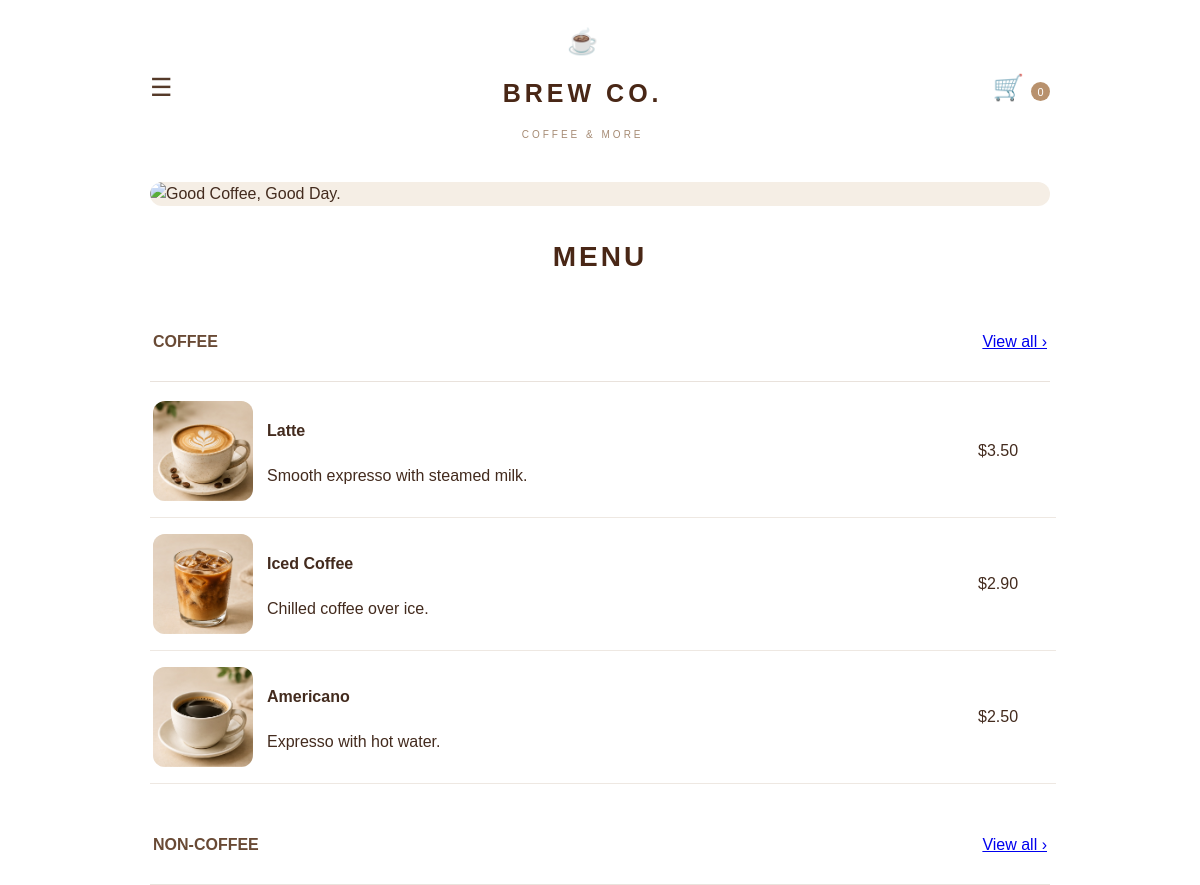
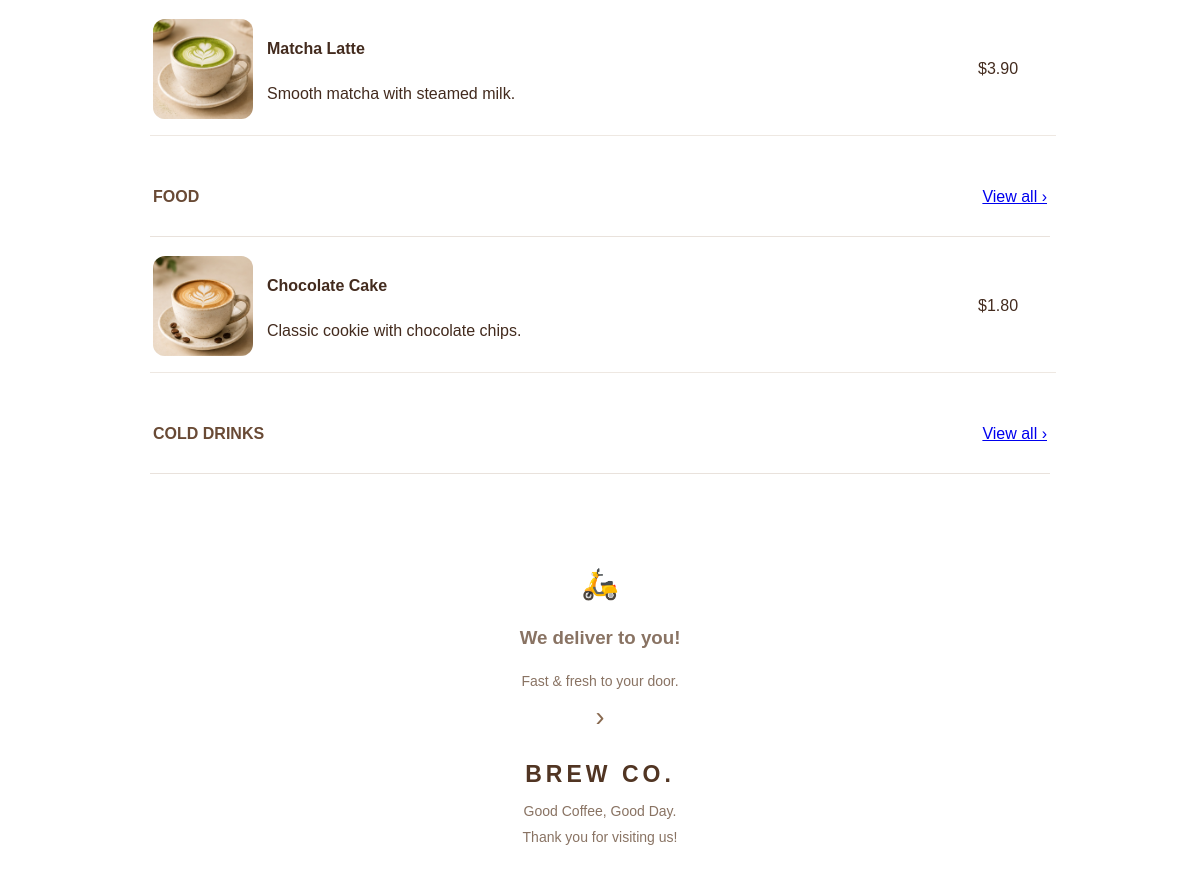
The page / on the database its author committed (2 pictures, top to bottom).
### tables this page shows
CREATE TABLE `categories` (
  `id` int(11) NOT NULL,
  `name` varchar(100) NOT NULL,
  `icon` varchar(50) DEFAULT 'fa-mug-hot',
  `status` tinyint(1) DEFAULT 1,
  `created_at` timestamp NOT NULL DEFAULT current_timestamp()
);

CREATE TABLE `menu_items` (
  `id` int(11) NOT NULL,
  `category_id` int(11) NOT NULL,
  `name` varchar(150) NOT NULL,
  `description` text DEFAULT NULL,
  `price` decimal(10,2) NOT NULL,
  `image` varchar(255) DEFAULT NULL,
  `status` tinyint(1) DEFAULT 1,
  `created_at` timestamp NOT NULL DEFAULT current_timestamp()
);

### index.php (the view, shortened to what this page needs)
<?php
require_once "admin/db.php";
function getProductImage($item) {
    $name = strtolower(trim($item["name"] ?? ""));
    $images = [
        "latte" => "latte.jpg",
        "cappuccino" => "coffee.jpg",
        "iced coffee" => "iced-coffee.jpg",
        "americano" => "americano.jpg",
        "matcha latte" => "matcha.jpg",
        "chocolate cake" => "cake.jpg",
        "chocolate cookie" => "cake.jpg"
    ];
    return "images/" . ($images[$name] ?? "coffee.jpg");
}
function getCategoryName($category) {
    foreach (["name", "category_name", "title"] as $field) {
        if (!empty($category[$field])) {
            return $category[$field];
        }
    }
    return "MENU";
}
$categories = [];
$result = $conn->query("SELECT * FROM categories");
if ($result) {
    while ($row = $result->fetch_assoc()) {
        $categories[] = $row;
    }
}
function getItemsForCategory($conn, $categoryId) {
    $items = [];
    $stmt = $conn->prepare(
        "SELECT * FROM menu_items WHERE category_id = ?"
    );
    if ($stmt) {
        $stmt->bind_param("i", $categoryId);
        $stmt->execute();
        $result = $stmt->get_result();
        while ($row = $result->fetch_assoc()) {
            $items[] = $row;
        }
    }
    return $items;
}
?>
<!DOCTYPE html>
<html lang="en">
<head>
    <link rel="stylesheet" href="style.css">
</head>
<body>
<header class="site-header">
    <div class="header-icon">☰</div>
    <div class="logo">
        <div class="logo-cup">☕</div>
        <h1>BREW CO.</h1>
        <p>COFFEE &amp; MORE</p>
    </div>
    <div class="header-icon cart-icon">🛒 <span>0</span></div>
</header>
<section class="hero">
    <img src="images/banner.png"
         alt="Good Coffee, Good Day."
         class="hero-img">
</section>
<main class="menu-container">
    <h2 class="menu-title">MENU</h2>
    <?php foreach ($categories as $category): ?>
        <?php
        $categoryId = (int)($category["id"] ?? 0);
        $categoryName = getCategoryName($category);
        $items = getItemsForCategory($conn, $categoryId);
        ?>
        <section class="menu-section" id="menu-<?php echo $categoryId; ?>">
            <div class="category-heading">
                <h3><?php echo htmlspecialchars(strtoupper($categoryName)); ?></h3>
                <a href="#menu-<?php echo $categoryId; ?>">View all ›</a>
            </div>
            <?php foreach ($items as $item): ?>
                <article class="menu-item">
                    <img
                        class="product-image"
                        src="<?php echo htmlspecialchars(getProductImage($item)); ?>"
                        alt="<?php echo htmlspecialchars($item["name"] ?? "Menu item"); ?>"
                        onerror="this.onerror=null;this.src='images/coffee.jpg';"
                    >
                    <div class="item-info">
                        <h4><?php echo htmlspecialchars($item["name"] ?? ""); ?></h4>
                        <p>
                            <?php echo htmlspecialchars(
                                $item["description"] ?? "Freshly prepared with love."
                            ); ?>
                        </p>
                    </div>
                    <div class="item-price">
                        $<?php echo number_format((float)($item["price"] ?? 0), 2); ?>
                    </div>
                </article>
            <?php endforeach; ?>
        </section>
    <?php endforeach; ?>
</main>
<footer class="site-footer">
    <div class="delivery">
        <span class="delivery-icon">🛵</span>
        <div>
            <h3>We deliver to you!</h3>
            <p>Fast &amp; fresh to your door.</p>
        </div>
        <span class="delivery-arrow">›</span>
    </div>
    <div class="footer-brand">
        <h2>BREW CO.</h2>
        <p>Good Coffee, Good Day.</p>
        <p>Thank you for visiting us!</p>
    </div>
</footer>
</body>
</html>

### style.css (style rules this page uses)
body { font-family: Arial, Helvetica, sans-serif; background: #fff; color: #432b1e; line-height: 1.5; }
.site-header, .hero, .menu-container, .site-footer { width: 100%; max-width: 900px; margin-left: auto; margin-right: auto; }
.site-header { min-height: 105px; padding: 15px 24px; display: flex; align-items: center; justify-content: space-between; background: #fff; }
.header-icon { font-size: 25px; color: #553a29; }
.logo { text-align: center; }
.logo-cup { font-size: 25px; }
.logo h1 { font-size: 25px; letter-spacing: 4px; line-height: 1.3; color: #492716; }
.logo p { font-size: 10px; letter-spacing: 3px; color: #a68b74; }
.cart-icon { position: relative; }
.cart-icon span { display: inline-flex; align-items: center; justify-content: center; width: 19px; height: 19px; border-radius: 50%; background: #b8916d; color: #fff; font-size: 11px; }
.hero { padding: 0; margin-top: 15px; margin-bottom: 30px; overflow: hidden; border-radius: 18px; background: #f5eee5; }
.hero-img { display: block; width: 100%; height: auto; border-radius: 18px; object-fit: cover; }
.menu-container { padding: 0 25px 30px; }
.menu-title { display: flex; align-items: center; justify-content: center; gap: 15px; text-align: center; font-size: 28px; letter-spacing: 3px; margin: 25px 0; color: #492716; }
.menu-section { margin-bottom: 22px; }
.category-heading { display: flex; align-items: center; justify-content: space-between; padding: 11px 3px; margin-bottom: 3px; border-bottom: 1px solid #e9e2dc; }
.category-heading h3 { font-size: 16px; font-weight: 700; color: #694a35; text-transform: uppercase; }
.menu-item { display: flex; align-items: center; width: 100%; min-height: 112px; gap: 14px; padding: 10px 3px; border-bottom: 1px solid #eee8e2; }
.product-image, .menu-item img { display: block; flex: 0 0 100px; width: 100px; height: 100px; object-fit: cover; border-radius: 12px; background: #f3ece4; }
.delivery-icon { font-size: 30px; }
.delivery-arrow { font-size: 27px; color: #896a50; }
.site-footer { text-align: center; padding: 35px 20px 40px; color: #897363; }
.site-footer h2 { font-size: 23px; letter-spacing: 4px; margin-bottom: 10px; color: #513523; }
.site-footer p { font-size: 14px; margin: 5px 0; }
.menu-item .product-image, .menu-item img { width: 100px; height: 100px; object-fit: cover; grid-column: 1; }
.menu-item { display: grid !important; grid-template-columns: 100px minmax(0, 1fr) 75px; align-items: center; column-gap: 14px; width: 100%; }

### rows shown on the page
categories: name "COFFEE"
menu_items: name "Latte", description "Smooth expresso with steamed milk.", price "3.50"
menu_items: shows a picture, name "Iced Coffee", description "Chilled coffee over ice.", price "2.90"
menu_items: shows a picture, name "Americano", description "Expresso with hot water.", price "2.50"
categories: name "NON-COFFEE"
menu_items: shows a picture, name "Matcha Latte", description "Smooth matcha with steamed milk.", price "3.90"
categories: name "FOOD"
menu_items: name "Chocolate Cake", description "Classic cookie with chocolate chips.", price "1.80"
categories: name "COLD DRINKS"
